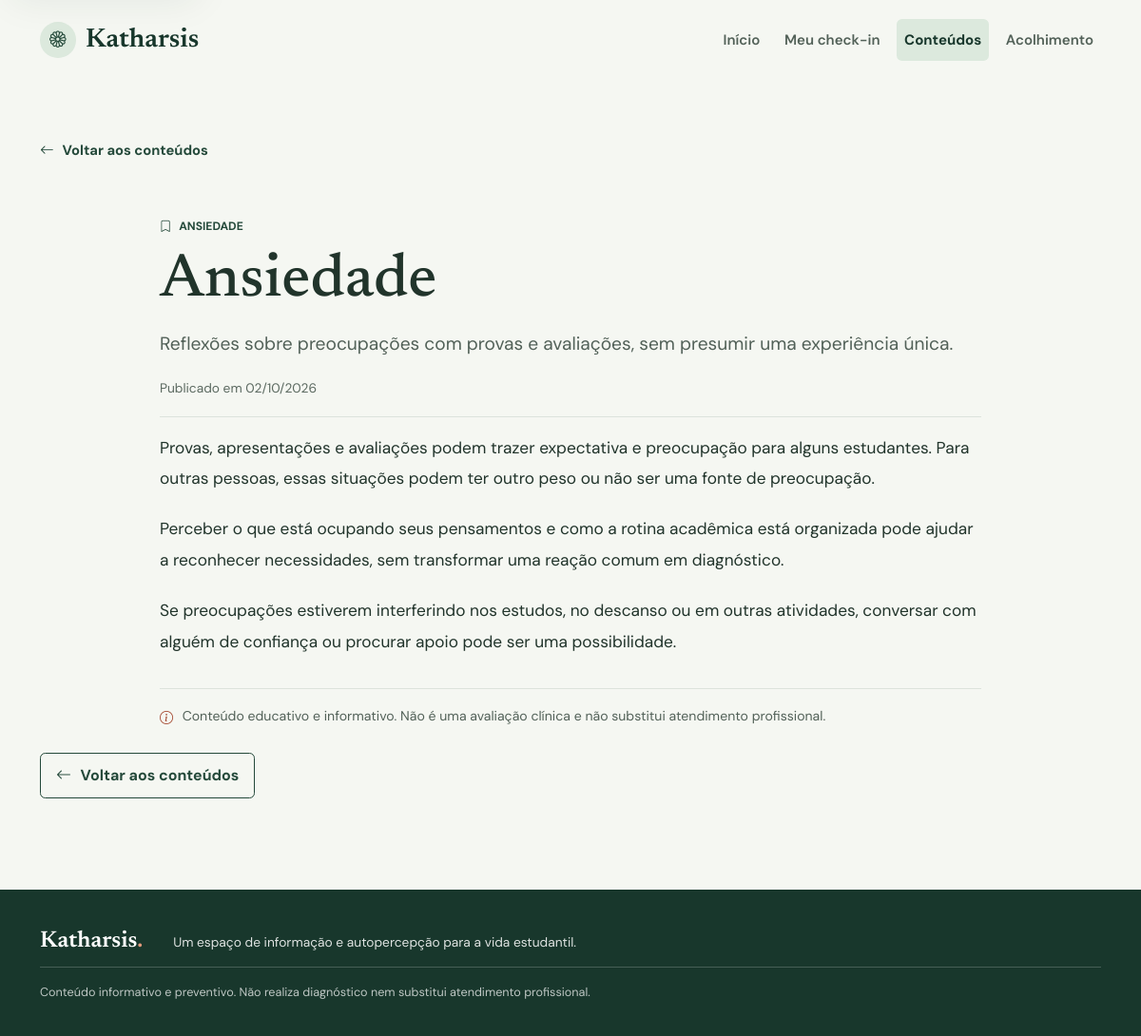
Screenshot of /conteudos/1/ with the database file from the repository.
### conteudos/models.py (models this page shows, shortened)
class Conteudo(models.Model):
	titulo = models.CharField(max_length=200)
	resumo = models.TextField()
	texto = models.TextField()
	categoria = models.ForeignKey(
		Categoria,
		on_delete=models.PROTECT,
		related_name='conteudos',
	)
	data_publicacao = models.DateTimeField(default=timezone.now)
	ativo = models.BooleanField(default=False)
	class Meta:
		ordering = ('titulo',)
		verbose_name = 'conteúdo'
		verbose_name_plural = 'conteúdos'

class Categoria(models.Model):
	nome = models.CharField(max_length=100, unique=True)
	slug = models.SlugField(max_length=120, unique=True)
	descricao = models.TextField(blank=True)
	class Meta:
		ordering = ('nome',)
		verbose_name = 'categoria'
		verbose_name_plural = 'categorias'

### conteudos/views.py (the view)
# urls.py: path('<int:pk>/', views.detalhe, name='detalhe'),
def detalhe(request, pk):
	conteudo = get_object_or_404(
		Conteudo.objects.select_related('categoria'),
		pk=pk,
		ativo=True,
	)
	return render(request, 'conteudos/detalhe.html', {'conteudo': conteudo})

### templates/conteudos/detalhe.html (shortened to what this page needs)
{% extends 'base.html' %}
{% block content %}
<section class="article-page" aria-labelledby="article-title">
  <div class="container site-container">
    <a class="content-back" href="{% url 'conteudos:lista' %}"><i class="bi bi-arrow-left" aria-hidden="true"></i> Voltar aos conteúdos</a>
    <article class="article-detail">
      <p class="article-category"><i class="bi bi-bookmark" aria-hidden="true"></i> {{ conteudo.categoria.nome }}</p>
      <h1 id="article-title">{{ conteudo.titulo }}</h1>
      <p class="article-summary">{{ conteudo.resumo }}</p>
      <p class="article-date">Publicado em <time datetime="{{ conteudo.data_publicacao|date:'c' }}">{{ conteudo.data_publicacao|date:'d/m/Y' }}</time></p>
      <div class="article-body">{{ conteudo.texto|linebreaks }}</div>
      <p class="article-disclaimer"><i class="bi bi-info-circle" aria-hidden="true"></i> Conteúdo educativo e informativo. Não é uma avaliação clínica e não substitui atendimento profissional.</p>
    </article>
    <a class="btn article-back-button" href="{% url 'conteudos:lista' %}"><i class="bi bi-arrow-left" aria-hidden="true"></i> Voltar aos conteúdos</a>
  </div>
</section>
{% endblock %}

### static/css/estilo.css (style rules this page uses)
:root { color-scheme: light; --color-ink: #21342b; --color-ink-soft: #526158; --color-forest: #24493a; --color-forest-deep: #18372c; --color-paper: #f5f7f2; --color-white: #ffffff; --color-line: #dce3dc; --color-coral: #e39b7d; --color-coral-deep: #a74e36; --color-error-surface: #f7e8e4; --color-sage: #dce9dd; --color-sky: #d9e8e7; --font-body: "DM Sans", "Segoe UI", sans-serif; --font-display: "Newsreader", Georgia, serif; --space-section: 6.25rem; --space-content: 1.5rem; --border-subtle: 1px solid var(--color-line); --radius-control: 0.35rem; --shadow-soft: 0 0.75rem 2.5rem rgba(24, 55, 44, 0.08); }
* { box-sizing: border-box; }
html { scroll-behavior: smooth; scroll-padding-top: 5.5rem; }
body { margin: 0; background: var(--color-paper); color: var(--color-ink); font-family: var(--font-body); font-size: 1rem; line-height: 1.65; }
.site-container { width: min(100% - 3rem, 78rem); }
.content-back { display: inline-flex; min-height: 2.75rem; align-items: center; gap: 0.55rem; padding: 0.35rem 0; color: var(--color-forest); font-size: 0.92rem; font-weight: 700; text-decoration: none; }
.library-page, .article-page { min-height: 70vh; padding: 3.25rem 0 5.5rem; background: var(--color-paper); }
.library-heading h1, .article-detail h1 { margin: 0; color: var(--color-ink); font-family: var(--font-display); font-size: 3.5rem; font-weight: 500; line-height: 1.08; }
.library-category, .article-category { display: flex; align-items: center; gap: 0.5rem; margin: 0 0 0.85rem; color: var(--color-forest); font-size: 0.76rem; font-weight: 700; text-transform: uppercase; }
.library-disclaimer, .article-disclaimer { display: flex; align-items: flex-start; gap: 0.6rem; max-width: 58rem; margin: 1.5rem 0 0; color: var(--color-ink-soft); font-size: 0.88rem; }
.library-disclaimer .bi, .article-disclaimer .bi { flex: 0 0 auto; margin-top: 0.15rem; color: var(--color-coral-deep); }
.article-page { padding-bottom: 6rem; }
.article-detail { max-width: 54rem; margin: 3rem auto 0; }
.article-category { margin-bottom: 0.85rem; }
.article-detail h1 { font-size: 4rem; }
.article-summary { margin: 1rem 0 0; color: var(--color-ink-soft); font-size: 1.2rem; line-height: 1.55; }
.article-date { margin: 1.3rem 0 0; padding-bottom: 1.1rem; border-bottom: var(--border-subtle); color: #5c6a61; font-size: 0.86rem; }
.article-body { padding-top: 1rem; color: var(--color-ink); font-size: 1.08rem; line-height: 1.9; }
.article-body p { margin: 0 0 1.25rem; }
.article-disclaimer { margin-top: 2rem; padding-top: 1.1rem; border-top: var(--border-subtle); }
.article-back-button { display: inline-flex; min-height: 3rem; align-items: center; gap: 0.6rem; margin-top: 1.5rem; padding: 0.7rem 1rem; border: 1px solid var(--color-forest); border-radius: var(--radius-control); color: var(--color-forest); font-weight: 700; }

### rows the page displays
Conteudo: categoria.nome "ANSIEDADE", titulo "Ansiedade", resumo "Reflexões sobre preocupações com provas e avaliações, sem presumir uma experiência única.", data_publicacao "02/10/2026", texto "Provas, apresentações e avaliações podem trazer expectativa e preocupação para alguns estudantes. Para outras pessoas, essas situações podem ter outro peso ou não ser uma fonte de preocupação. Perceber o que está ocupando seus pensamentos e como a rotina acadêmica está organizada pode ajudar a reconhecer necessidades, sem transformar uma reação comum em diagnóstico. Se preocupações estiverem interferindo nos estudos, no descanso ou em outras atividades, conversar com alguém de confiança ou procurar apoio pode ser uma possibilidade."
